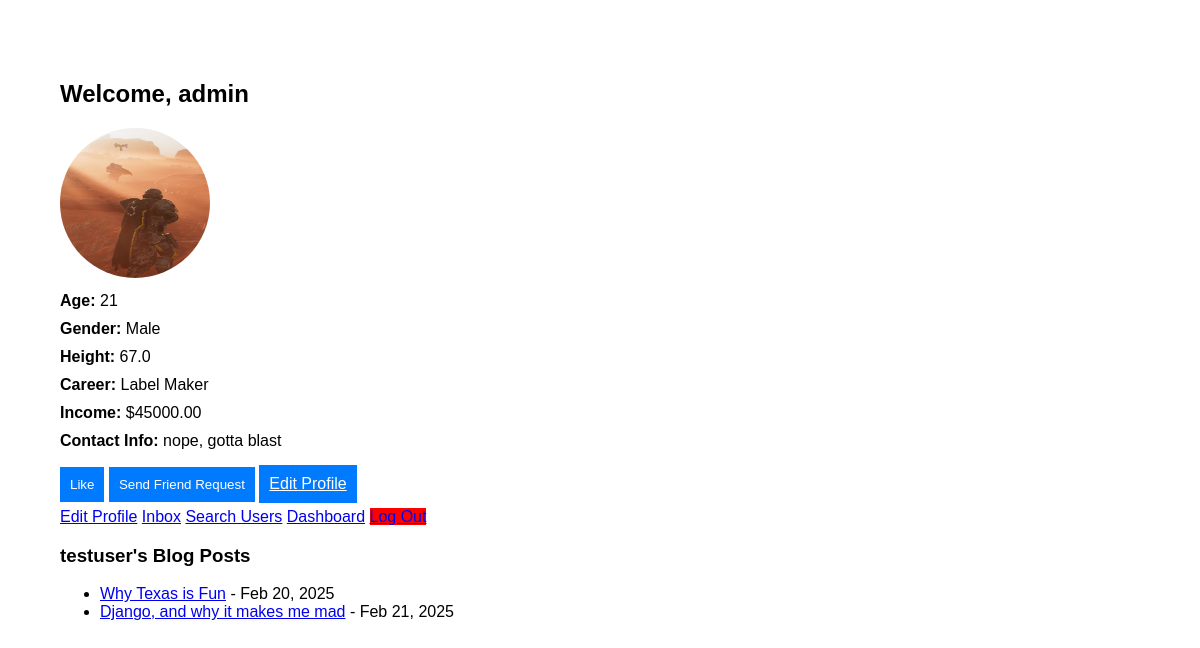
The app's page /users/profile/testuser/ (signed in) with its own data.
### users/models.py (models this page shows, shortened)
class UserProfile(models.Model):
    PRIVACY_CHOICES = [
        ('public', 'Public'),
        ('private', 'Private'),
        ('friends', 'Friends Only')
    ]
    MESSAGE_CHOICES = [
        ('everyone', 'Everyone'),
        ('friends', 'Friends Only'),
        ('none', 'No One')
    ]
    user = models.OneToOneField(User, on_delete=models.CASCADE)
    age = models.IntegerField(null=True, blank=True, default=None)
    gender = models.CharField(max_length=10, choices=[('Male', 'Male'), ('Female', 'Female')], null=True, blank=True)
    height = models.FloatField(null=True, blank=True, default=None)
    career = models.CharField(max_length=100, null=True, blank=True)
    income = models.DecimalField(max_digits=10, decimal_places=2, null=True, blank=True, default=None)
    contact_info = models.CharField(max_length=100, null=True, blank=True)
    latitude = models.FloatField(null=True, blank=True, default=0.0)
    longitude = models.FloatField(null=True, blank=True, default=0.0)
    profile_picture = models.ImageField(upload_to='profile_pictures/', default='profile_pictures/default.jpg', null=True, blank=True)
    profile_visibility = models.CharField(max_length=10, choices=PRIVACY_CHOICES, default='public')
    message_privacy = models.CharField(max_length=10, choices=MESSAGE_CHOICES, default='everyone')
    allow_in_search = models.BooleanField(default=True)

class BlogPost(models.Model):
    title = models.CharField(max_length=255)
    content = models.TextField()
    author = models.ForeignKey(User, on_delete=models.CASCADE)
    created_at = models.DateTimeField(auto_now_add=True)
    image = models.ImageField(upload_to="blog_images/", null=True, blank=True)  # ✅ Image support

### users/views.py (the view)
# urls.py: path('profile/', views.my_profile, name='my_profile'),
@login_required
def profile(request, username):
    profile_user = get_object_or_404(User, username=username)
    user_profile = get_object_or_404(UserProfile, user=profile_user)
    blogs = BlogPost.objects.filter(author=profile_user).order_by('-created_at')  # ✅ Get user's blogs
    if user_profile.profile_visibility == 'private' and request.user != profile_user:
        return render(request, 'users/private_profile.html')
    if user_profile.profile_visibility == 'friends' and request.user not in profile_user.friends.all():
        return render(request, 'users/private_profile.html')
    return render(request, 'users/profile.html', {'user_profile': user_profile, 'blogs': blogs})

### templates/users/profile.html (shortened to what this page needs)
<!DOCTYPE html>
<html lang="en">
<head>
</head>
<body>
    <h2>Welcome, {{ user.username }}</h2>
    {% if user_profile.profile_picture %}
        <img class="profile-pic" src="{{ user_profile.profile_picture.url }}" alt="Profile Picture">
    {% else %}
        <p>No profile picture uploaded.</p>
    {% endif %}
    <div class="info"><strong>Age:</strong> {{ user_profile.age|default:"Not set" }}</div>
    <div class="info"><strong>Gender:</strong> {{ user_profile.gender|default:"Not set" }}</div>
    <div class="info"><strong>Height:</strong> {{ user_profile.height|default:"Not set" }}</div>
    <div class="info"><strong>Career:</strong> {{ user_profile.career|default:"Not set" }}</div>
    <div class="info"><strong>Income:</strong> ${{ user_profile.income|default:"Not set" }}</div>
    <div class="info"><strong>Contact Info:</strong> {{ user_profile.contact_info|default:"Not set" }}</div>
    <button class="btn" id="like-btn" data-user-id="{{ user.id }}">
        {% if request.user in user.likes_received.all %}
            Unlike
        {% else %}
            Like
        {% endif %}
    </button>
    <button class="btn" id="friend-btn" data-user-id="{{ user.id }}">
        {% if request.user in user.received_requests.all %}
            Friend Request Sent
        {% else %}
            Send Friend Request
        {% endif %}
    </button>
    <a href="{% url 'edit_profile' %}" class="btn">Edit Profile</a>
    <div class="nav-buttons">
        <a href="{% url 'edit_profile' %}">Edit Profile</a>
        <a href="{% url 'inbox' %}" class="button">Inbox</a>
        <a href="{% url 'search_users' %}" class="button">Search Users</a>
        <a href="{% url 'dashboard' %}" class="button">Dashboard</a>
        <a href="{% url 'logout' %}" class="button" style="background-color: red;">Log Out</a>
    </div>
    <h3>{{ user_profile.user.username }}'s Blog Posts</h3>
    {% if user_profile.user.blogpost_set.all %}
        <ul>
            {% for blog in user_profile.user.blogpost_set.all %}
                <li>
                    <a href="{% url 'blog_detail' blog.id %}">{{ blog.title }}</a>
                    - {{ blog.created_at|date:"M d, Y" }}
                </li>
            {% endfor %}
        </ul>
    {% else %}
        <p>No blog posts yet.</p>
    {% endif %}
</body>
</html>

### templates/users/profile.html (style rules this page uses)
body { font-family: Arial, sans-serif; margin: 40px; padding: 20px; max-width: 600px; }
.profile-pic { width: 150px; height: 150px; border-radius: 50%; margin-bottom: 10px; }
.info { margin-bottom: 10px; }
.btn { display: inline-block; padding: 10px; margin: 5px 0; background-color: #007bff; color: white; border: none; cursor: pointer; }

### records on screen
UserProfile: profile_picture (picture), age "21", gender "Male", height "67.0", career "Label Maker", income "45000.00", contact_info "nope, gotta blast", user.username "testuser"
BlogPost: title "Why Texas is Fun", created_at "Feb 20, 2025"
BlogPost: title "Django, and why it makes me mad", created_at "Feb 21, 2025"

### other values on screen
{{ user.username }} "admin"
